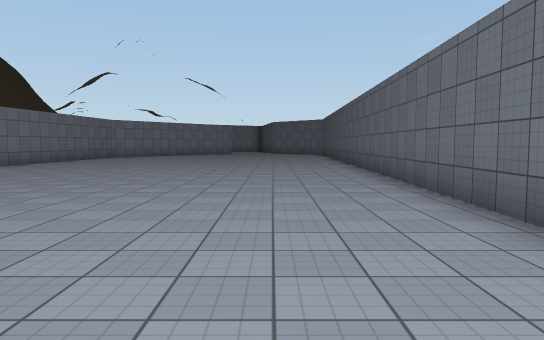
View 1 (above)

18 first-person views from a walk through a scene from a Unity 3-D project. The camera is 1.4 m above the floor, tilts 4° down and sees 70° across. The floor is counted in squares, 2 m on a side. Each view is taken from the middle of a square. On the plan, view 1 faces up. The plan holds only what a view shows up to about 11 squares ahead; the rest is blank. The place goes on beyond the plan. Some surface patterns are stand-ins.

View 2
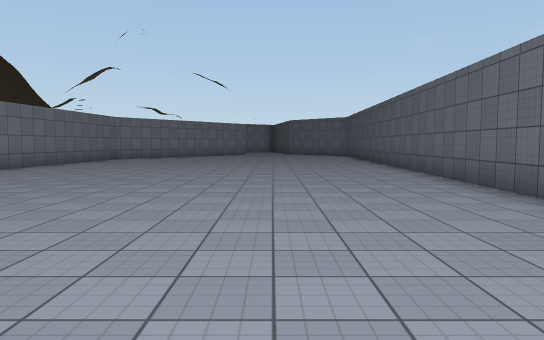

View 3
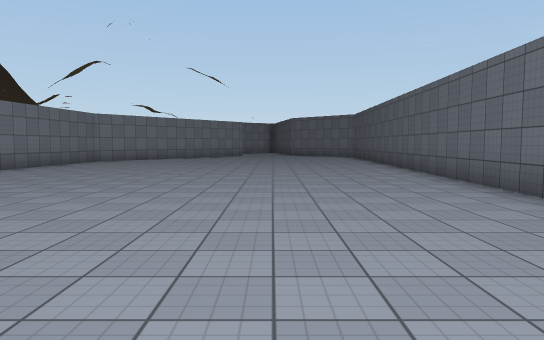

View 4
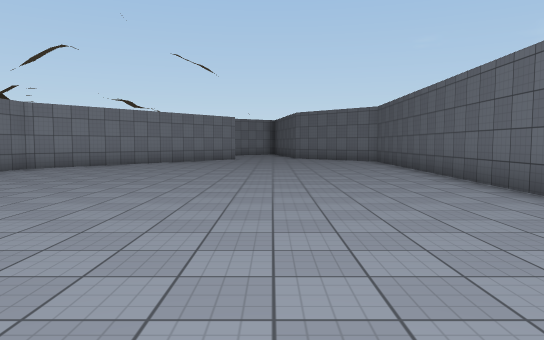

View 5
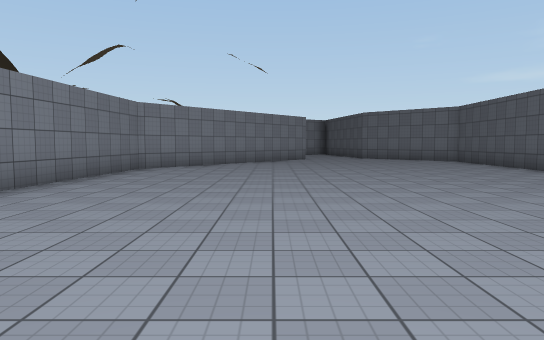

View 6
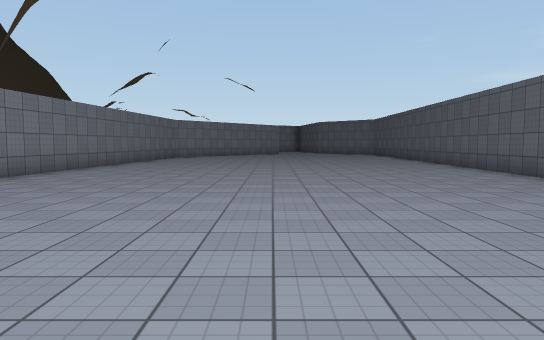

View 7
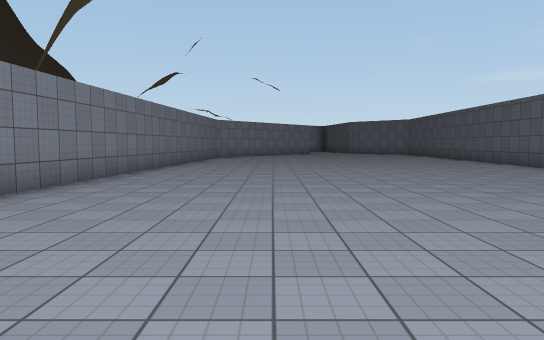

View 8
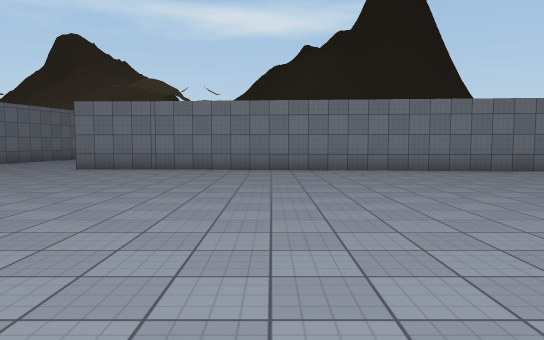

View 9
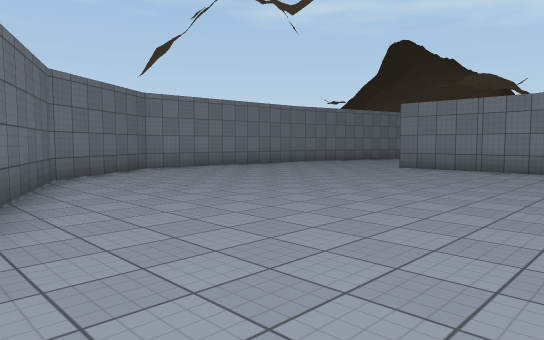

View 10
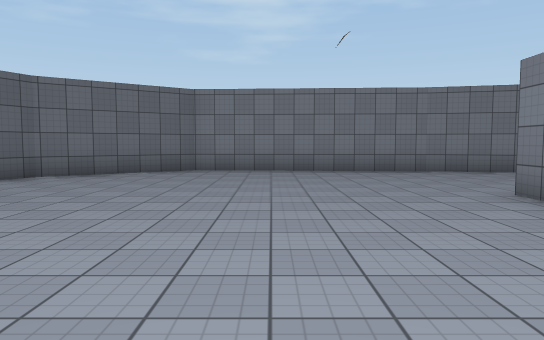

View 11
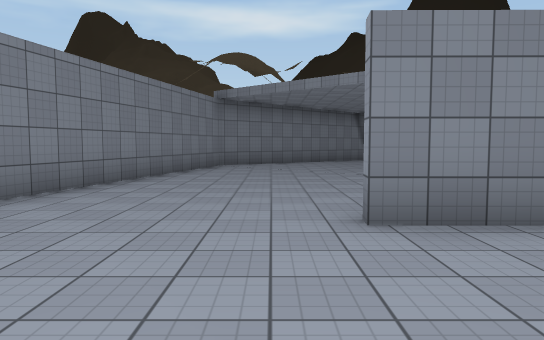

View 12
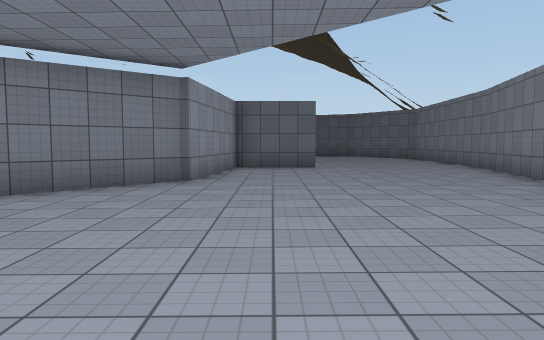

View 13
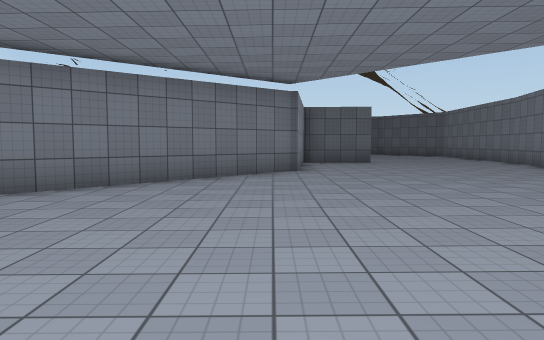

View 14
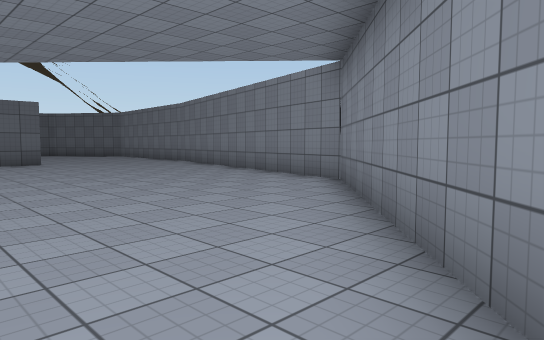

View 15
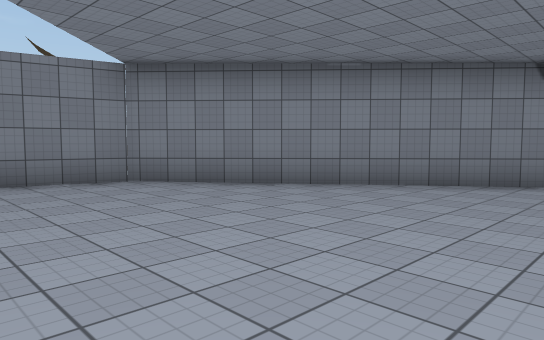

View 16
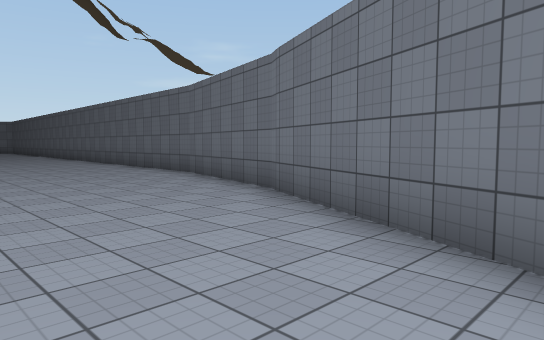

View 17
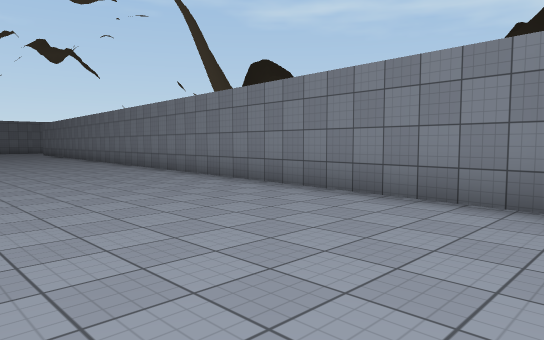

View 18
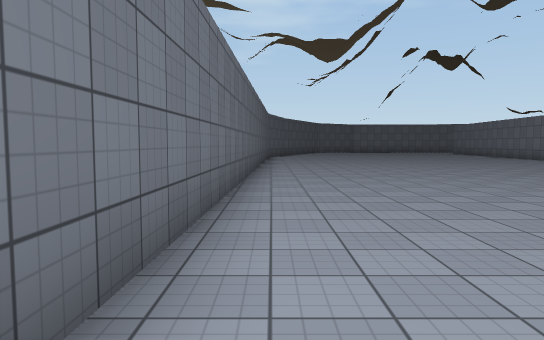

### Floor plan
Points are (right, up) in squares from view 1. A wall is a line through its corners. A room is listed if a view was taken in it or the views show most of it. See-through windows are left out.
Room 1 (views 1, 2, 3, 4, 5, 6, 7, 8, 9, 10, 11, 12, 13, 14, 15, 16, 17, 18)
walls: (2.2, 0.9) (2.8, 19); (-9.5, -5.3) (-9.5, -3) (-13.1, -2.6) (-16.9, 1.7); (1.2, -2.8) (2.2, 1); (1, -3.1) (1.3, -2.7); (-9.9, -9.6) (-4, -9.9) (-1.2, -7.9) (1.1, -3); (-7.1, 19) (-7.6, 18.4) (-9.4, -5.2); (-22.8, -2.3) (-18.1, -7.6) (-9.7, -9.6)

Where each view was taken, in squares from view 1:
view 1: 0 up, 0 right, facing up
view 2: 2 up, 1 left, facing up
view 3: 4 up, 1 left, facing up
view 4: 8 up, 1 left, facing up
view 5: 8 up, 4 left, facing up
view 6: 0 up, 3 left, facing up
view 7: 0 up, 5 left, facing up
view 8: 0 up, 1 right, facing left
view 9: 0 up, 1 right, facing down-left
view 10: 0 up, 6 left, facing down
view 11: 6 down, 6 left, facing left
view 12: 4 down, 20 left, facing right
view 13: 2 down, 22 left, facing right
view 14: 2 down, 22 left, facing down-right
view 15: 1 down, 15 left, facing down-left
view 16: 7 down, 3 left, facing up-right
view 17: 19 up, 3 left, facing down-left
view 18: 19 up, 2 right, facing down
